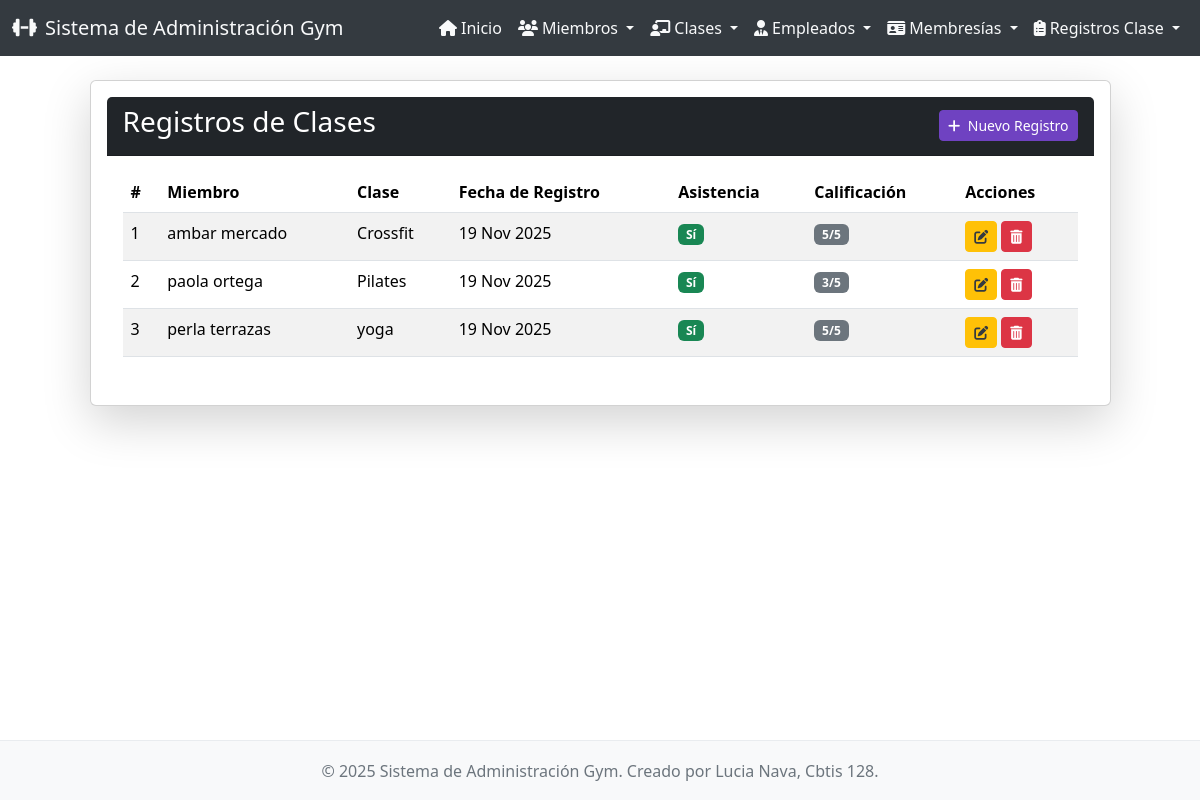
The page /registros-clase/ on the database its author committed.
### app_gym/models.py (models this page shows, shortened)
class RegistroClase(models.Model):
    miembro = models.ForeignKey(
        Miembro,
        on_delete=models.CASCADE, # Si se elimina un miembro, sus registros de clase también se eliminan
        related_name='registros_clase' # Desde un miembro, puedes obtener sus registros con miembro_instancia.registros_clase.all()
    )
    clase = models.ForeignKey(
        Clase,
        on_delete=models.CASCADE, # Si se elimina una clase, sus registros también se eliminan
        related_name='registros_clase' # Desde una clase, puedes obtener sus registros con clase_instancia.registros_clase.all()
    )
    fecha_registro = models.DateField(auto_now_add=True)
    asistencia = models.BooleanField(default=False)
    calificacion_miembro = models.IntegerField(
        blank=True,
        null=True,
        choices=[(i, str(i)) for i in range(1, 6)], # Calificación del 1 al 5
        help_text="Calificación del miembro para esta clase (1-5)"
    )
    class Meta:
        unique_together = ('miembro', 'clase', 'fecha_registro')
        verbose_name = "Registro de Clase"
        verbose_name_plural = "Registros de Clases"

class Miembro(models.Model):
    nombre = models.CharField(max_length=100)
    apellido = models.CharField(max_length=100)
    fecha_nacimiento = models.DateField()
    email = models.EmailField(unique=True)
    telefono = models.CharField(max_length=15, blank=True, null=True)
    fecha_inscripcion = models.DateField(auto_now_add=True)
    membresia_activa = models.BooleanField(default=True)
    imagen = models.ImageField(upload_to='miembros_imagenes/', blank=True, null=True)
    clase_inscrita = models.ForeignKey(
        Clase,
        on_delete=models.SET_NULL,
        related_name='miembros',
        blank=True,
        null=True
    )
    membresia = models.ForeignKey(
        Membresia,
        on_delete=models.SET_NULL,
        related_name='miembros', # Desde una membresía, puedes obtener todos sus miembros con membresia_instancia.miembros.all()
        blank=True,
        null=True
    )

class Clase(models.Model):
    nombre_clase = models.CharField(max_length=100)
    descripcion = models.TextField(blank=True, null=True)
    horario = models.CharField(max_length=50) # Ejemplo: "Lunes 10:00-11:00"
    duracion_minutos = models.IntegerField()
    cupo_maximo = models.IntegerField()
    nivel_dificultad = models.CharField(
        max_length=20,
        choices=[
            ('Principiante', 'Principiante'),
            ('Intermedio', 'Intermedio'),
            ('Avanzado', 'Avanzado'),
        ],
        default='Principiante'
    )

### app_gym/views.py (the view)
# urls.py: path('registros-clase/', views.ver_registros_clase, name='ver_registros_clase'),
def ver_registros_clase(request):
    try:
        registros = RegistroClase.objects.all().select_related('miembro', 'clase').order_by('-fecha_registro', 'clase__nombre_clase', 'miembro__apellido')
        if not registros.exists():
            messages.info(request, "No hay registros de clases para mostrar. ¡Añade algunos!")
        context = {'registros': registros}
        return render(request, 'registro_clase/ver_registros_clase.html', context)
    except Exception as e:
        messages.error(request, f"Ocurrió un error al cargar los registros de clase: {e}")
        return render(request, 'app_gym/inicio.html', {'error_message': str(e)})

### app_gym/templates/registro_clase/ver_registros_clase.html (shortened to what this page needs)
{% extends 'app_gym/base.html' %}
{% block content %}
<div class="row justify-content-center">
    <div class="col-md-11">
        <div class="card shadow-lg p-3 mb-5 bg-body rounded">
            <div class="card-header bg-dark text-white text-center d-flex justify-content-between align-items-center">
                <h3>Registros de Clases</h3>
                <a href="{% url 'agregar_registro_clase' %}" class="btn btn-primary btn-sm">
                    <i class="fas fa-plus me-1"></i> Nuevo Registro
                </a>
            </div>
            <div class="card-body">
                {% if registros %}
                    <div class="table-responsive">
                        <table class="table table-striped table-hover">
                            <thead>
                                <tr>
                                    <th>#</th>
                                    <th>Miembro</th>
                                    <th>Clase</th>
                                    <th>Fecha de Registro</th>
                                    <th>Asistencia</th>
                                    <th>Calificación</th>
                                    <th>Acciones</th>
                                </tr>
                            </thead>
                            <tbody>
                                {% for registro in registros %}
                                <tr>
                                    <td>{{ forloop.counter }}</td>
                                    <td>{{ registro.miembro.nombre }} {{ registro.miembro.apellido }}</td>
                                    <td>{{ registro.clase.nombre_clase }}</td>
                                    <td>{{ registro.fecha_registro|date:"d M Y" }}</td>
                                    <td>
                                        {% if registro.asistencia %}
                                            <span class="badge bg-success">Sí</span>
                                        {% else %}
                                            <span class="badge bg-danger">No</span>
                                        {% endif %}
                                    </td>
                                    <td>
                                        {% if registro.calificacion_miembro %}
                                            <span class="badge bg-secondary">{{ registro.calificacion_miembro }}/5</span>
                                        {% else %}
                                            <span class="text-muted">N/A</span>
                                        {% endif %}
                                    </td>
                                    <td>
                                        <a href="{% url 'actualizar_registro_clase' registro.pk %}" class="btn btn-warning btn-sm" title="Editar Registro">
                                            <i class="fas fa-edit"></i>
                                        </a>
                                        <a href="{% url 'borrar_registro_clase' registro.pk %}" class="btn btn-danger btn-sm" title="Eliminar Registro">
                                            <i class="fas fa-trash-alt"></i>
                                        </a>
                                    </td>
                                </tr>
                                {% endfor %}
                            </tbody>
                        </table>
                    </div>
                {% else %}
                    <div class="alert alert-info text-center" role="alert">
                        No hay registros de clases. ¡Empieza añadiendo uno!
                    </div>
                {% endif %}
            </div>
        </div>
    </div>
</div>
{% endblock %}

### app_gym/templates/app_gym/base.html (style rules this page uses)
body { display: flex; flex-direction: column; min-height: 100vh; }
.btn-primary { background-color: #6f42c1; border-color: #6f42c1; }
.btn-warning { background-color: #ffc107; border-color: #ffc107; color: #343a40; }
.btn-danger { background-color: #dc3545; border-color: #dc3545; }
.table thead { background-color: #e9ecef; }
.table tbody tr:nth-of-type(odd) { background-color: rgba(0,0,0,.05); }
.card { box-shadow: 0 0.5rem 1rem rgba(0,0,0,.075); }

### rows shown on the page
RegistroClase: miembro.nombre "ambar", miembro.apellido "mercado", clase.nombre_clase "Crossfit", fecha_registro "19 Nov 2025", asistencia "Sí", calificacion_miembro "5"
RegistroClase: miembro.nombre "paola", miembro.apellido "ortega", clase.nombre_clase "Pilates", fecha_registro "19 Nov 2025", asistencia "Sí", calificacion_miembro "3"
RegistroClase: miembro.nombre "perla", miembro.apellido "terrazas", clase.nombre_clase "yoga", fecha_registro "19 Nov 2025", asistencia "Sí", calificacion_miembro "5"
